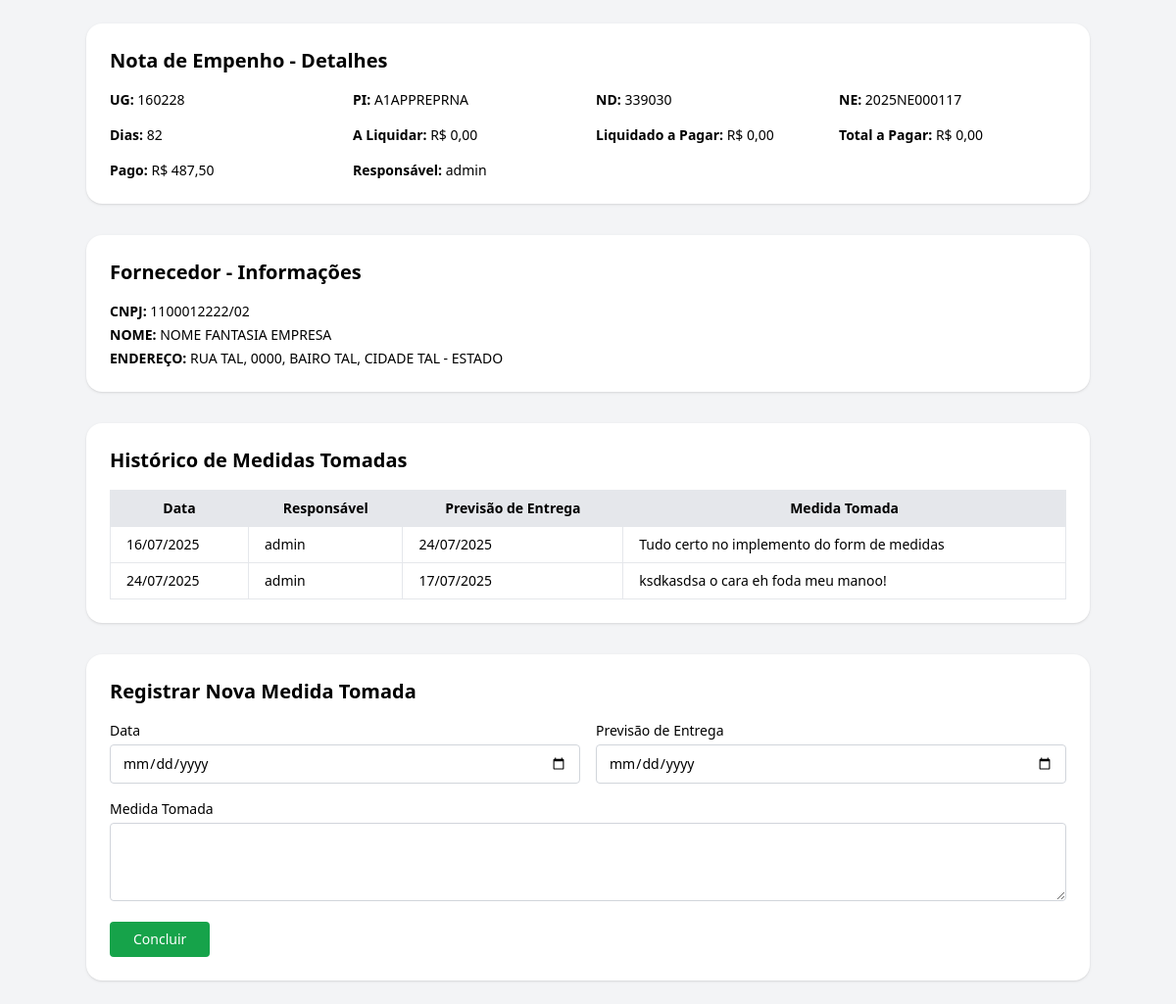
The page /ne/show/2025NE000117/ (signed in) on the database as committed earlier.
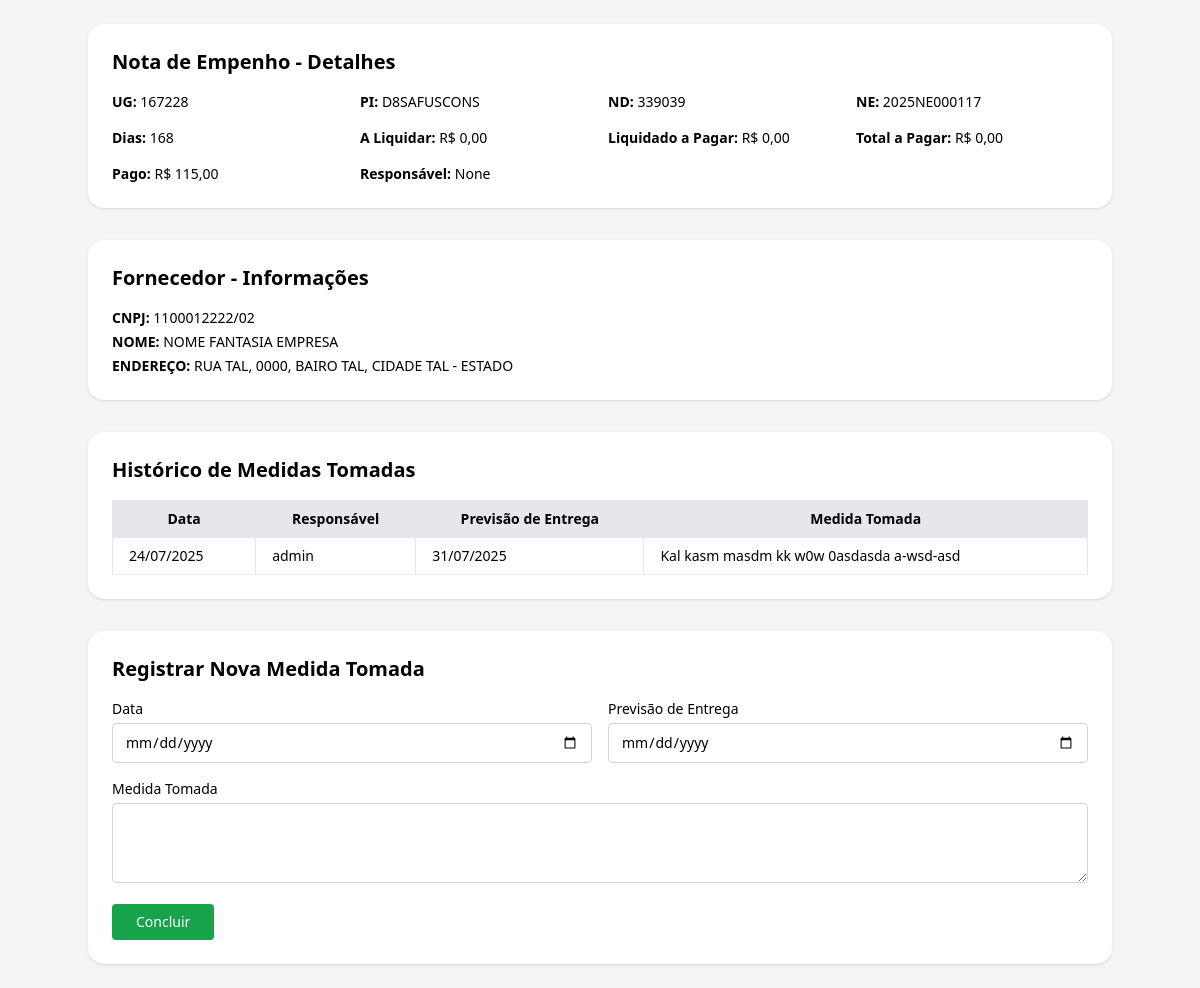
The same page on the database as committed later.
### ne_control/models.py (models this page shows, shortened)
class NoteNE(models.Model): # NE.
    cod_ne = models.CharField(max_length=50, primary_key=True)
    ug = models.BigIntegerField()
    pi = models.CharField(max_length=200)
    nd = models.BigIntegerField()
    dias = models.IntegerField()
    a_liquidar = models.DecimalField(max_digits=10, decimal_places=2)
    liquidado_pagar = models.DecimalField(max_digits=10, decimal_places=2)
    total_pagar = models.DecimalField(max_digits=10, decimal_places=2)
    pago = models.DecimalField(max_digits=10, decimal_places=2)
    responsavel = models.ForeignKey(settings.AUTH_USER_MODEL, on_delete=models.SET_NULL, null=True)
    data_contato = models.CharField(max_length=10)
    class Meta:
        verbose_name = "Note NE"
        verbose_name_plural = "Notes NE"

class ActionTaken(models.Model): # Medida tomada.
    cod_ne = models.ForeignKey(NoteNE, on_delete=models.CASCADE, related_name='actions_taken')
    date = models.DateField()
    responsible = models.ForeignKey(settings.AUTH_USER_MODEL, on_delete=models.SET_NULL, null=True)
    previ_date = models.DateField()
    description = models.TextField()

### accounts/models.py (models this page shows)
class User(AbstractBaseUser, PermissionsMixin):
    ROLE_CHOICES = (
        ('admin', 'Administrador'),
        ('responsible', 'Responsável por NE'),
        ('visitor', 'Visitante'),
    )
    username = models.CharField(max_length=150, unique=True)
    role = models.CharField(max_length=20, choices=ROLE_CHOICES, default='visitor')
    is_active = models.BooleanField(default=True)
    is_staff = models.BooleanField(default=False)
    objects = UserManager()
    USERNAME_FIELD = 'username'
    REQUIRED_FIELDS = []
    def __str__(self):
        return self.username

### ne_control/views.py (the view)
# urls.py: path('show/<str:pk>/', views.show, name='show'),
@login_required
def show(request, pk):
    note_ne = get_object_or_404(NoteNE, pk=pk)
    action_taken = ActionTaken.objects.filter(cod_ne=note_ne)
    if request.method == 'POST':
        form = ActionTakenForm(request.POST)
        if form.is_valid():
            cod_ne = note_ne
            date = form.cleaned_data['date']
            responsible = request.user
            previ_date = form.cleaned_data['previ_date']
            description = form.cleaned_data['description']
            ActionTaken.objects.create(
                cod_ne=cod_ne,
                date=date,
                responsible=responsible,
                previ_date=previ_date,
                description=description
            )
        else:
            form.add_error(None, "Erro ao cadastrar medida.")
    else:
        form = ActionTakenForm()
    return render(request, 'ne_control/show.html', {'note_ne': note_ne, 'action_taken': action_taken, 'form': form})

### ne_control/forms.py
class ActionTakenForm(forms.Form):
    date = forms.DateField(
        widget=forms.DateInput(attrs={
            'type': 'date',
            'class': 'w-full border border-gray-300 rounded px-3 py-2'
        })
    )
    previ_date = forms.DateField(
        widget=forms.DateInput(attrs={
            'type': 'date',
            'class': 'w-full border border-gray-300 rounded px-3 py-2',
        })
    )
    description = forms.CharField(
        widget=forms.Textarea(attrs={
            'class': 'w-full h-20 border border-gray-300 rounded px-3 py-2'
        })
    )

### ne_control/templatetags/ne_filters.py (called while the page is built)
@register.filter
def brl(value):
    try:
        return f"{float(value):,.2f}".replace(",", "X").replace(".", ",").replace("X", ".")
    except:
        return value

@register.filter
def br_date(value):
    try:
        return value.strftime('%d/%m/%Y')
    except AttributeError:
        return value

### ne_control/templates/ne_control/show.html (shortened to what this page needs)
{% extends 'base.html' %}
{% load ne_filters %}
{% block content %}
<div class="p-6">
    <div class="max-w-5xl mx-auto space-y-8">
        <section class="bg-white rounded-2xl shadow p-6">
            <h2 class="text-xl font-bold mb-4">Nota de Empenho - Detalhes</h2>
            <div class="grid grid-cols-1 sm:grid-cols-2 lg:grid-cols-4 gap-4 text-sm">
                <div><span class="font-semibold">UG:</span> {{ note_ne.ug }}</div>
                <div><span class="font-semibold">PI:</span> {{ note_ne.pi }}</div>
                <div><span class="font-semibold">ND:</span> {{ note_ne.nd }}</div>
                <div><span class="font-semibold">NE:</span> {{ note_ne.cod_ne }}</div>
                <div><span class="font-semibold">Dias:</span> {{ note_ne.dias }}</div>
                <div><span class="font-semibold">A Liquidar:</span> R$ {{ note_ne.a_liquidar|brl }}</div>
                <div><span class="font-semibold">Liquidado a Pagar:</span> R$ {{ note_ne.liquidado_pagar|brl }}</div>
                <div><span class="font-semibold">Total a Pagar:</span> R$ {{ note_ne.total_pagar|brl }}</div>
                <div><span class="font-semibold">Pago:</span> R$ {{ note_ne.pago|brl }}</div>
                <div><span class="font-semibold">Responsável:</span> {{ note_ne.responsavel }}</div>
            </div>
        </section>
        <section class="bg-white rounded-2xl shadow p-6">
            <h2 class="text-xl font-bold mb-4">Fornecedor - Informações</h2>
            <div class="grid grid-cols-1 sm:grid-cols-2 lg:grid-cols-1 gap-1 text-sm">
                <div><span class="font-semibold">CNPJ:</span> 1100012222/02</div>
                <div><span class="font-semibold">NOME:</span> NOME FANTASIA EMPRESA</div>
                <div><span class="font-semibold">ENDEREÇO:</span> RUA TAL, 0000, BAIRO TAL, CIDADE TAL - ESTADO</div>
            </div>
        </section>
        <section class="bg-white rounded-2xl shadow p-6">
            <h2 class="text-xl font-bold mb-4">Histórico de Medidas Tomadas</h2>
            <div class="overflow-auto">
                <table class="w-full text-sm border border-gray-200">
                    <thead class="bg-gray-200">
                        <tr>
                            <th class="px-4 py-2 border">Data</th>
                            <th class="px-4 py-2 border">Responsável</th>
                            <th class="px-4 py-2 border">Previsão de Entrega</th>
                            <th class="px-4 py-2 border">Medida Tomada</th>
                        </tr>
                    </thead>
                    <tbody>
                        {% for action in action_taken %}
                        <tr class="hover:bg-gray-50">
                            <td class="px-4 py-2 border">{{ action.date|br_date }}</td>
                            <td class="px-4 py-2 border">{{ action.responsible }}</td>
                            <td class="px-4 py-2 border">{{ action.previ_date|br_date }}</td>
                            <td class="px-4 py-2 border">{{ action.description }}</td>
                        </tr>
                        {% empty %}
                        <tr>
                            <td class="px-6 py-4 text-gray-500 border text-center">Nenhuma medida registrada.</td>
                        </tr>
                        {% endfor %}
                    </tbody>
                </table>
            </div>
        </section>
        <section id="action_form" class="bg-white rounded-2xl shadow p-6">
            <h2 class="text-xl font-bold mb-4">Registrar Nova Medida Tomada</h2>
            <form method="POST" class="grid grid-cols-1 sm:grid-cols-2 gap-4 text-sm">
                <div>
                    <label for="{{ form.date.id_for_label }}" class="block font-medium mb-1">Data</label>
                    {{ form.date }}
                </div>
                <div>
                    <label for="{{ form.previ_date.id_for_label }}" class="block font-medium mb-1">Previsão de Entrega</label>
                    {{ form.previ_date }}
                </div>
                <div class="sm:col-span-2">
                    <label for="{{ form.description.id_for_label }}" class="block font-medium mb-1">Medida Tomada</label>
                    {{ form.description }}
                </div>
                <div class="sm:col-span-2">
                    <button type="submit" class="bg-green-600 text-white px-6 py-2 rounded hover:bg-green-700">
                        Concluir
                    </button>
                </div>
            </form>
        </section>
    </div>
</div>
{% endblock %}

### accounts/templates/base.html (shortened to what this page needs)
{% load static %}
<!DOCTYPE html>
<html lang="pt_BR">
<head>
    <script src="https://cdn.tailwindcss.com"></script>
    <link rel="stylesheet" href="{% static 'style.css' %}">
</head>
<body class="bg-gray-100">
    {% block content %}{% endblock %}
</body>
</html>

### ne_control/static/style.css (style rules this page uses)
:root { --bg: rgb(255, 255, 255); }

Rows that differ between the two databases and show on the page:
removed ActionTaken: date|br_date "16/07/2025", responsible "admin", previ_date|br_date "24/07/2025", description "Tudo certo no implemento do form de medidas"
removed ActionTaken: date|br_date "24/07/2025", responsible "admin", previ_date|br_date "17/07/2025", description "ksdkasdsa o cara eh foda meu manoo!"
changed NoteNE "2025NE000117": ug "160228" → "167228"; pi "A1APPREPRNA" → "D8SAFUSCONS"; nd "339030" → "339039"; dias "82" → "168"; pago|brl "487,50" → "115,00"; responsavel "admin" → "None"
added ActionTaken: date|br_date "24/07/2025", responsible "admin", previ_date|br_date "31/07/2025", description "Kal kasm masdm kk w0w 0asdasda a-wsd-asd"
